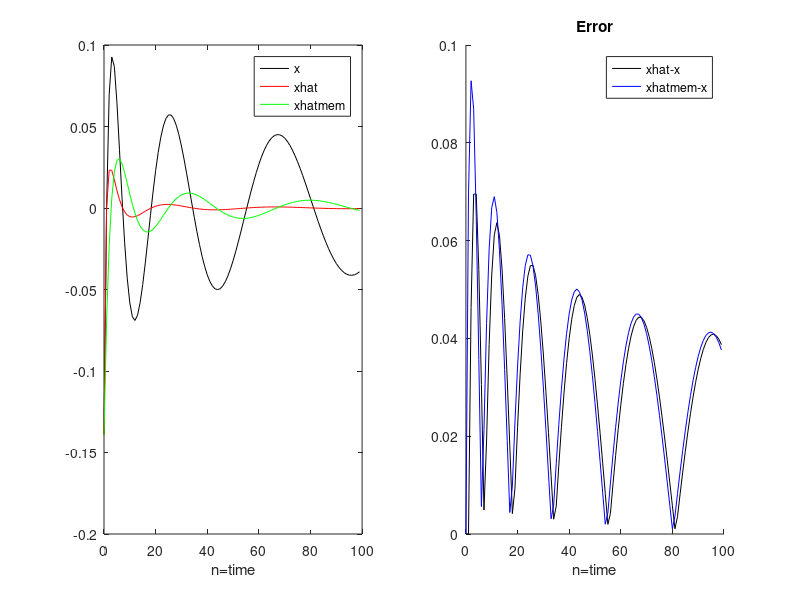

MATLAB code for this plot: (Note: this script raises an error after producing the figure.)
clc
clear all

%Noiseless Dynamics Two Observation Vector

A = [2 0; 0 3];
C = [1 2];
n = 25;

X = [normrnd(0,1); normrnd(0,1)];
Y = C*X;

Xhat = [Y(1,1)*C(1,1)/(C(1,1)^2+C(1,2)^2); Y(1,1)*C(1,2)/(C(1,1)^2+C(1,2)^2)];

varw1 = 1;
varw2 = 1;
varW = [1; 1];

for t=1:(n-1)
    W = [normrnd(0,varw1); normrnd(0,varw2)];
    
    X = [X A*X(1:2,t)+W];
    Y = [Y C*X(1:2,t+1)];
    
    Xhat = [Xhat A*([C; C*A]^(-1)*[Y(1,t); Y(1,t+1)])];
end

stem(0:t,abs(X(1,:)-Xhat(1,:)),'r','filled')
hold on, stem(0:t, abs(X(2,:)-Xhat(2,:)), 'g')
xlabel('n=time')
legend2 = legend('xhat1-x1','xhat2-x2');
title('Error')

%suptitle(['a1= ' num2str(a1) '; a2 = ' num2str(a2)])

sum(abs(X(1,:)-Xhat(1,:)))/n
sum(abs(X(2,:)-Xhat(2,:)))/n
sum((X(1,:)-Xhat(1,:)).^2)/n
sum((X(2,:)-Xhat(2,:)).^2)/n

(1+A(1,1)/(A(2,2)-A(1,1)))^2*varw1 + (A(1,1)*C(1,2)/C(1,1)/(A(2,2)-A(1,1)))^2*varw2
(1-A(2,2)/(A(2,2)-A(1,1)))^2*varw2 + (A(2,2)*C(1,1)/C(1,2)/(A(2,2)-A(1,1)))^2*varw1

%%

clc
clear all

%Noiseless Dynamics Two Observation Vector with Y(0), Y(n)

A = [2 0; 0 3];
C = [1 1];
n = 25;

X = [normrnd(0,1); normrnd(0,2)];
Y = C*X;

Xhat = [Y(1,1)*C(1,1)/(C(1,1)^2+C(1,2)^2); Y(1,1)*C(1,2)/(C(1,1)^2+C(1,2)^2)];

varw1 = 1;
varw2 = 1;
varW = [1; 1];

for t=1:(n-1)
    W = [normrnd(0,varw1); normrnd(0,varw2)];
    
    X = [X A*X(1:2,t)+W];
    Y = [Y C*X(1:2,t+1)];
    
    Xhat = [Xhat A^(t+1)*([C; C*A^(t+1)]^(-1)*[Y(1,1); Y(1,t+1)])];
end

hold on
stem(0:t,abs(X(1,:)-Xhat(1,:)),'r','filled')
stem(0:t, abs(X(2,:)-Xhat(2,:)), 'g', 'filled')
xlabel('n=time')
%legend2 = legend('xhat1-x1','xhat2-x2','xhatmem1-x1');
title('Error')

%suptitle(['a1= ' num2str(a1) '; a2 = ' num2str(a2)])

sum(abs(X(1,:)-Xhat(1,:)))/n
sum(abs(X(2,:)-Xhat(2,:)))/n
sum((X(1,:)-Xhat(1,:)).^2)/n
sum((X(2,:)-Xhat(2,:)).^2)/n

%%
%Control Attempt 1

clc
clear all

a = 1; %Test 2,0.5,10
c = 2;
varv = 0.000001; %channel noise
varw = 0;
n = 100;

%initialize
x = normrnd(0,1,[1,1]); %x[0]
y = c*x+normrnd(0,varv);
xhat = y*c*1/(c^2+varv);
xhatmem = y*c/(c^2+varv);
varx = 1;
vary = c^2+varv;

sigman = varx -2*c^2*varx^2/vary + c^2*varx^2/vary^2*(c^2*varx+varv);

%sn = a^2+varw - 2*a^2*c^2/(c^2+varv) + a^2*c^4/(c^2+varv)^2 + a^2*c^2/(c^2+varv)^2*varv;


%time passing
for t=1:(n-1)
    w = normrnd(0,varw);
    x = [x a*(x(1,t)-xhatmem(1,t))];
    v = normrnd(0,varv);
    y = [y c*x(1,(t+1))+v];
    
    sn = a^2*sigman+varw; %generating sn for this iteration
    kn = sn*c/(c^2*sn+varv);
    xhatmem = [xhatmem a*xhatmem(1,t)+kn*(y(1,t+1)-c*a*xhatmem(1,t))];
    %sigman = (1-kn*c)^2 + kn^2*varv;
    sigman = (1-kn*c)*sn; %generate new sigma_n for next iteration
    %sn = a^2*sigman+varw;
    
    varx = a^2*(1-c^2*varx/vary)^2*varx + varw + (a*c*varx/vary)^2*varv;
    %varx = a^2*varx + varw + a^2*c^2*varx^2/vary; %add in var(u)?
    vary = c^2*varx + varv;
    xhat = [xhat y(1,t+1)*c*varx/vary];
end

subplot(1,2,1), plot(0:t,x,'k')
%subplot(1,2,1), hold on, stem(0:t,y,'b','filled')
subplot(1,2,1), hold on, plot(0:t,xhat,'r')
subplot(1,2,1), hold on, plot(0:t, xhatmem, 'g')
xlabel('n=time')
legend1 = legend('x','xhat','xhatmem','Location','Best');

%subplot(1,2,2), plot(0:t,abs(y/c-x),'g')
subplot(1,2,2), hold on, plot(0:t,abs(xhat-x),'k')
subplot(1,2,2), hold on, plot(0:t,abs(xhatmem-x),'b')
%subplot(1,2,2), hold on, plot(0:t, 1./sqrt(1:500),'r')
xlabel('n=time')
legend2 = legend('xhat-x','xhatmem-x');
subplot(1,2,2), title('Error')

suptitle(['a= ' num2str(a) '; c= ' num2str(c) '; varv= ' num2str(varv) '; varw= ' num2str(varw)])

sum(abs(xhat-x))/n
sum(abs(xhatmem-x))/n
sum(abs(x))/n

%'Error'
%a*((1-c^2*varx/vary)^2*varx + (c*varx/vary)^2*varv)